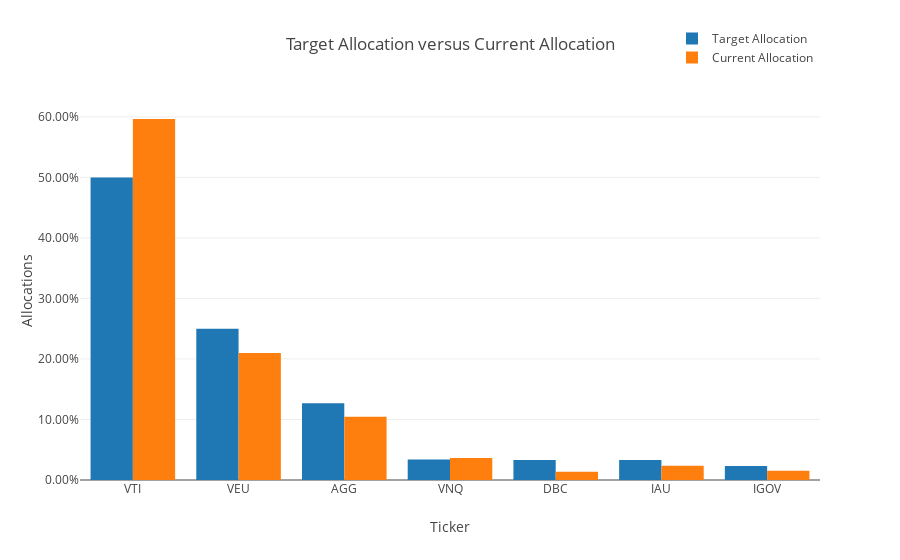

Notebook code for this chart:
### Markdown cell above
### Allocation relative to Target

### Code cell
trace1 = go.Bar(
    x = merged_portfolio_sp_latest_YTD_sp_contr_subset_pivot['Ticker'],
    y = merged_portfolio_sp_latest_YTD_sp_contr_subset_pivot['Target_Alloc'],
    name = 'Target Allocation')

trace2 = go.Bar(
    x = merged_portfolio_sp_latest_YTD_sp_contr_subset_pivot['Ticker'],
    y = merged_portfolio_sp_latest_YTD_sp_contr_subset_pivot['Allocation'],
    name = 'Current Allocation')
    
data = [trace1, trace2]

layout = go.Layout(title = 'Target Allocation versus Current Allocation'
    , barmode = 'group'
    , yaxis=dict(title='Allocations', tickformat=".2%")
    , xaxis=dict(title='Ticker')
    , legend=dict(x=0.8,y=1.2)
    )

fig = go.Figure(data=data, layout=layout)
iplot(fig)

### Figure 1 — Plotly figure (JSON) as saved in the notebook; plotly's stock layout.template omitted (floating-point values rounded to 4 significant figures)
{"data": [{"name": "Target Allocation", "type": "bar", "x": ["VTI", "VEU", "AGG", "VNQ", "DBC", "IAU", "IGOV"], "y": [0.5, 0.25, 0.127, 0.034, 0.033, 0.033, 0.023]}, {"name": "Current Allocation", "type": "bar", "x": ["VTI", "VEU", "AGG", "VNQ", "DBC", "IAU", "IGOV"], "y": [0.5965, 0.21, 0.1046, 0.03638, 0.01379, 0.02363, 0.01508]}], "layout": {"barmode": "group", "legend": {"x": 0.8, "y": 1.2}, "title": "Target Allocation versus Current Allocation", "xaxis": {"title": "Ticker"}, "yaxis": {"tickformat": ".2%", "title": "Allocations"}}}
